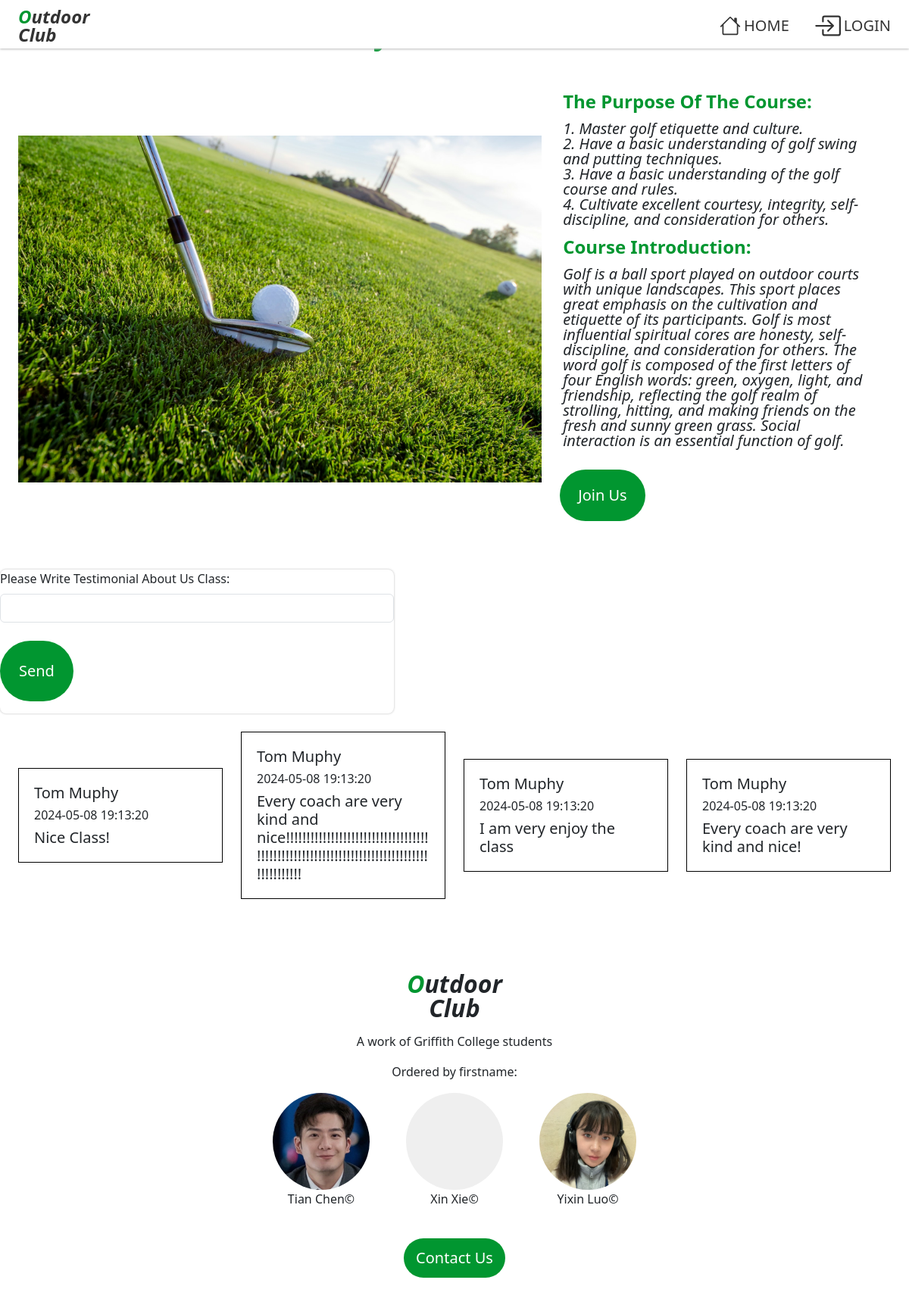
The page /classdetail.php?id=1 on the database its author committed.
### tables this page shows
create table if not exists classdetail(
  `id` INT UNIQUE AUTO_INCREMENT,
  `class_id` INT NOT NULL,
  `page_name` varchar(50) not null,
  `class_image` varchar(100) not null,
  `description` varchar(1000) not null,
  `class_detail` varchar(1000) not null,
  `del_flag` INT DEFAULT 0 NOT NULL,
  PRIMARY KEY(id),
  FOREIGN KEY(class_id) REFERENCES class(id)
);

create table if not exists testimonial(
  `id` INT UNIQUE AUTO_INCREMENT,
  `content` TEXT NOT NULL,
  `class_id` INT NOT NULL,
  `user_id` INT NOT NULL,
  `create_time` TIMESTAMP DEFAULT CURRENT_TIMESTAMP NOT NULL,
  `del_flag` INT DEFAULT 0 NOT NULL,
  PRIMARY KEY(id),
  FOREIGN KEY(class_id) REFERENCES class(id),
  FOREIGN KEY(user_id) REFERENCES user(id)
);

create table if not exists user(
  `id` INT UNIQUE AUTO_INCREMENT,
  `firstname` varchar(50) not null,
  `surname` varchar(50) not null,
  `email` varchar(80) UNIQUE not null,
  `password` varchar(100) not null,
  `create_time` timestamp DEFAULT CURRENT_TIMESTAMP not null,
  `last_login` timestamp DEFAULT CURRENT_TIMESTAMP not null,
  `member_level` INT default 0 not null,
  `del_flag` INT default 0 not null,
  PRIMARY KEY(id),
  FOREIGN KEY(member_level) REFERENCES member_level(id)
);

### api/classdetail.php (called while the page is built)
<?php
    $id=$_GET['id'];
    include ("databaseVariables.php");
    $conn = new PDO("mysql:host=$servername", $username, $password);
    $conn->setAttribute(PDO::ATTR_ERRMODE, PDO::ERRMODE_EXCEPTION);
    $sql = "SELECT * FROM sewagroup.classdetail where id=$id";
    $result = $conn->query($sql);
    return $result;
?>

### api/testimonial.php (called while the page is built, shortened)
<?php
    $id=$_GET['id'];
    include ("databaseVariables.php");
    $conn = new PDO("mysql:host=$servername", $username, $password);
    $conn->setAttribute(PDO::ATTR_ERRMODE, PDO::ERRMODE_EXCEPTION);
    $sql = "SELECT t.id, t.content, t.create_time, u.firstname, u.surname FROM sewagroup.testimonial t
    JOIN sewagroup.user u ON t.user_id = u.id WHERE t.class_id = '$id'";
    $testList = $conn->query($sql);
    return $testList;
?>

### classdetail.php (the view, shortened to what this page needs)
<!DOCTYPE html>
<html>
    <head>
        <link href="css/bootstrap.min.css" rel="stylesheet">
        <link rel="stylesheet" href="css/app.css" />
        <link rel="stylesheet" href="css/classdetail.css" />
    </head>
    <body id="classdetail" class="page-container d-flex flex-column">
        <?php include './app/views/header.php' ?>
        <?php
        include ("./api/classdetail.php");
        include ("./api/testimonial.php");
        ?>
        <?php
            $id=$_GET['id'];
            $row = $result->fetch(PDO::FETCH_ORI_NEXT);
            $image = $row['class_image'];
            $description = $row['description'];
            $pname = $row['page_name'];
            $classdetail = $row['class_detail'];
        ?>
        <section class="classdetail-wrapper w-100">
            <section class="introduction align-items-center justify-content-left p-4">
                <p class="fs-1 mb-0 lh-1 fw-bold fst-italic me-5 text-center">
                    <span class="text-color-primary"><?php echo "$pname";?></span>
                </p>
                <section class="content d-flex align-items-center justify-content-left mt-4">
                    <?php echo "<img src='$image' class='picture d-block w-60 flow-img' alt='...'>";?>
                    <section class="p-4">
                        <p class="fs-4 mb-0 text-color-primary p-1"><b>The Purpose Of The Course:</b></p>
                        <p class="detail fs-5 mb-0 lh-1 fst-italic me-0 text-left p-1"><?php echo "$description";?></p>
                        <p class="fs-4 mb-0 text-color-primary p-1"><b>Course Introduction:</b></p>
                        <p class="fs-5 mb-0 lh-1 fst-italic me-0 text-left p-1">
                            <?php echo "$classdetail";?>
                        </p>
                        <a href=" " class="badge fw-medium rounded-pill bg-color-primary fs-5 mt-4 mb-3 p-4 text-decoration-none">Join Us</a>
                    </section>
                </section>
            </section>
            <section class="contentbody">
                <form method="POST" action="<?php echo htmlspecialchars($_SERVER["PHP_SELF"]).'?id='.$id; ?>">
                    <label for="content" class="form-label">Please Write Testimonial About Us Class:</label>
                    <input type="text" id="content" name="content" class="form-control">
                    <button type="submit" class="btn fw-medium rounded-pill bg-color-primary fs-5 mt-4 mb-3 p-4"> Send</button>
                </form>
            </section>
            <section class="testimonial align-items-center justify-content-left p-4 d-flex gap-4">
                <?php
                    while ($row = $testList->fetch(PDO::FETCH_ASSOC)) {
                        echo '<section class="testcontent col-12 col-sm-6 col-lg-3 col-xxl-3 mb-4 p-3">';
                        echo '<section class="test">';
                        echo '<p class="fs-5 mb-0 p-1">'. $row['firstname'] .' '. $row['surname'] . '</p>';
                        echo '<p class="fs-15 mb-0 p-1">'. $row['create_time'] .'</p>';
                        echo '<p class="fs-5 mb-0 p-1">'. $row['content'] .'</p>';
                        echo '</section></section>';
                    }
                ?>
            </section>
        </section>
        <?php include './app/views/footer.php' ?>
    </body>
</html>

### app/views/header.php (shortened to what this page needs)
<?php
$current_path = $_SERVER['REQUEST_URI'];
$route = parse_url($current_path, PHP_URL_PATH);
?>
<nav class="navbar fixed-top bg-body-tertiary ps-4 pe-2 text-color-black">
    <a href="index.php" class="text-decoration-none">
        <p class="fs-4 mb-0 lh-1 fw-bold fst-italic logo"><span class="text-color-primary">O</span>utdoor </br> Club</p>
    </a>
    <span class="d-flex">
        <?php
        if (str_ends_with($route, '/') || str_ends_with($route, 'index.php')) {
            echo '<a href="class.php" class="p-2 d-flex align-items-center">
                <svg xmlns="http://www.w3.org/2000/svg" width="28" height="28" fill="currentColor"
                    class="bi bi-clipboard-pulse" viewBox="0 0 16 16">
                    <path fill-rule="evenodd"
                        d="M10 1.5a.5.5 0 0 0-.5-.5h-3a.5.5 0 0 0-.5.5v1a.5.5 0 0 0 .5.5h3a.5.5 0 0 0 .5-.5zm-5 0A1.5 1.5 0 0 1 6.5 0h3A1.5 1.5 0 0 1 11 1.5v1A1.5 1.5 0 0 1 9.5 4h-3A1.5 1.5 0 0 1 5 2.5zm-2 0h1v1H3a1 1 0 0 0-1 1V14a1 1 0 0 0 1 1h10a1 1 0 0 0 1-1V3.5a1 1 0 0 0-1-1h-1v-1h1a2 2 0 0 1 2 2V14a2 2 0 0 1-2 2H3a2 2 0 0 1-2-2V3.5a2 2 0 0 1 2-2m6.979 3.856a.5.5 0 0 0-.968.04L7.92 10.49l-.94-3.135a.5.5 0 0 0-.895-.133L4.232 10H3.5a.5.5 0 0 0 0 1h1a.5.5 0 0 0 .416-.223l1.41-2.115 1.195 3.982a.5.5 0 0 0 .968-.04L9.58 7.51l.94 3.135A.5.5 0 0 0 11 11h1.5a.5.5 0 0 0 0-1h-1.128z" />
                </svg>
                <span class="ms-1 link-text fs-5 fw-light">CLASSES</span>
            </a>';
        } else {
            echo '<a href="index.php" class="p-2 d-flex align-items-center">
                <svg xmlns="http://www.w3.org/2000/svg" width="28" height="28" fill="currentColor" class="bi bi-house" viewBox="0 0 16 16">
                    <path d="M8.707 1.5a1 1 0 0 0-1.414 0L.646 8.146a.5.5 0 0 0 .708.708L2 8.207V13.5A1.5 1.5 0 0 0 3.5 15h9a1.5 1.5 0 0 0 1.5-1.5V8.207l.646.647a.5.5 0 0 0 .708-.708L13 5.793V2.5a.5.5 0 0 0-.5-.5h-1a.5.5 0 0 0-.5.5v1.293zM13 7.207V13.5a.5.5 0 0 1-.5.5h-9a.5.5 0 0 1-.5-.5V7.207l5-5z"/>
                </svg>
                <span class="ms-1 link-text fs-5 fw-light">HOME</span>
            </a>';
        }
        ?>
        <?php
        if (!str_ends_with($route, 'login.php')) {
            if (isset($_SESSION["email"])) {
                echo '<section class="dropdown d-flex align-items-center">
                <span class="ms-1 fs-5 fw-light d-flex align-items-center dropdown-toggle" type="button" data-bs-toggle="dropdown" aria-expanded="false">
                    <svg xmlns="http://www.w3.org/2000/svg" width="28" height="28" fill="currentColor" class="bi bi-person-circle" viewBox="0 0 16 16">
                    <path d="M11 6a3 3 0 1 1-6 0 3 3 0 0 1 6 0"/>
                    <path fill-rule="evenodd" d="M0 8a8 8 0 1 1 16 0A8 8 0 0 1 0 8m8-7a7 7 0 0 0-5.468 11.37C3.242 11.226 4.805 10 8 10s4.757 1.225 5.468 2.37A7 7 0 0 0 8 1"/>
                    </svg>
                    <span class="ms-1 link-text fs-5 fw-light">ACCOUNT</span>
                </span>
                <ul class="dropdown-menu dropdown-menu-end p-2">';
                if (isset($_SESSION['firstname'])) {
                    echo '<li>Hello, ' . $_SESSION['firstname'] . '</li>';
                }
                echo '<li><a href="login.php?action=logout" type="button" class="btn btn-sm text-white btn-danger w-100 mt-4 text-decoration-none">Logout</button></a>';
            } else {
                echo '<a href="login.php" class="p-2 ms-3 me-2 d-flex align-items-center">';
                echo '<svg xmlns="http://www.w3.org/2000/svg" width="36" height="36" fill="currentColor" class="bi bi-box-arrow-in-right" viewBox="0 0 16 16">
                <path fill-rule="evenodd" d="M6 3.5a.5.5 0 0 1 .5-.5h8a.5.5 0 0 1 .5.5v9a.5.5 0 0 1-.5.5h-8a.5.5 0 0 1-.5-.5v-2a.5.5 0 0 0-1 0v2A1.5 1.5 0 0 0 6.5 14h8a1.5 1.5 0 0 0 1.5-1.5v-9A1.5 1.5 0 0 0 14.5 2h-8A1.5 1.5 0 0 0 5 3.5v2a.5.5 0 0 0 1 0z"/>
                <path fill-rule="evenodd" d="M11.854 8.354a.5.5 0 0 0 0-.708l-3-3a.5.5 0 1 0-.708.708L10.293 7.5H1.5a.5.5 0 0 0 0 1h8.793l-2.147 2.146a.5.5 0 0 0 .708.708z"/>
                </svg><span class="ms-1 link-text fs-5 fw-light">LOGIN</span></a>';
            }
        }
        ?>
    </span>
</nav>

### app/views/footer.php
<footer class="w-100 mt-4 text-center p-4 bg-body">
    <h2 class="fw-bold text-center lh-1 fst-italic mb-3 logo"><span class="text-color-primary">O</span>utdoor
        </br> Club</h2>
    <p class="mb-3">A work of Griffith College students</p>
    <p class="mb-3">Ordered by firstname:</p>
    <section class="avatar-list d-flex align-items-center justify-content-center">
        <section class="ps-4 pe-4">
            <section class="avatar" style="background-image: url('./images/tian.jpg');"></section>
            <p>Tian Chen&copy;</p>
        </section>
        <section class="ps-4 pe-4">
            <section class="avatar" style="background-image: url('./images/xin.jpg');"></section>
            <p>Xin Xie&copy;</p>
        </section>
        <section class="ps-4 pe-4">
            <section class="avatar" style="background-image: url('./images/yixin.jpg');"></section>
            <p>Yixin Luo&copy;</p>
        </section>
    </section>
    <a href="contact.php"><span class="badge fw-medium rounded-pill bg-color-primary fs-5 mt-4 mb-3 p-3">Contact Us</span></a>
</footer>

### css/app.css (style rules this page uses)
body { min-width: 320px; }
.page-container { padding-top: 4rem; }
.text-color-black { color: #333 !important; }
.text-color-primary { color: #019630 !important; }
.bg-color-primary { background-color: #019630 !important; }
nav { min-width: 320px; }
footer { min-width: 320px; }
.navbar { height: 4rem; background-color: white !important; box-shadow: 0 1px 3px 0px #bbb; }
.navbar a { color: inherit; text-decoration: none; }
.avatar { width: 8rem; height: 8rem; border-radius: 50%; background-color: #efefef; background-position: center; background-size: cover; background-repeat: no-repeat; }

### css/classdetail.css (style rules this page uses)
#classdetail { padding-top: 0; min-height: 100vh; }
.content { width: 100%; }
.picture { width: 60%; }
.detail { white-space: pre-wrap; }
.testcontent { border: 1px solid black; flex: 1 0 250px; max-width: 100%; word-wrap: break-word; overflow: hidden; }
.testcontent p { margin: 0; padding: 0; line-height: 1.2em; overflow: hidden; text-overflow: ellipsis; }
.btn { color: white; }

### rows shown on the page
classdetail: class_image (picture), description "1. Master golf etiquette and culture. 2. Have a basic understanding of golf swing and putting techniques. 3. Have a basic understanding of the golf course and rules. 4. Cultivate excellent courtesy, integrity, self-discipline, and consideration for others.", class_detail "Golf is a ball sport played on outdoor courts with unique landscapes. This sport places great emphasis on the cultivation and etiquette of its participants. Golf is most influential spiritual cores are honesty, self-discipline, and consideration for others. The word golf is composed of the first letters of four English words: green, oxygen, light, and friendship, reflecting the golf realm of strolling, hitting, and making friends on the fresh and sunny green grass. Social interaction is an essential function of golf."
testimonial: user.firstname "Tom", user.surname "Muphy", create_time "2024-05-08 19:13:20", content "Nice Class!"
testimonial: user.firstname "Tom", user.surname "Muphy", create_time "2024-05-08 19:13:20", content "Every coach are very kind and nice!!!!!!!!!!!!!!!!!!!!!!!!!!!!!!!!!!!!!!!!!!!!!!!!!!!!!!!!!!!!!!!!!!!!!!!!!!!!!!!!!!!!!!!!"
testimonial: user.firstname "Tom", user.surname "Muphy", create_time "2024-05-08 19:13:20", content "I am very enjoy the class"
testimonial: user.firstname "Tom", user.surname "Muphy", create_time "2024-05-08 19:13:20", content "Every coach are very kind and nice!"
